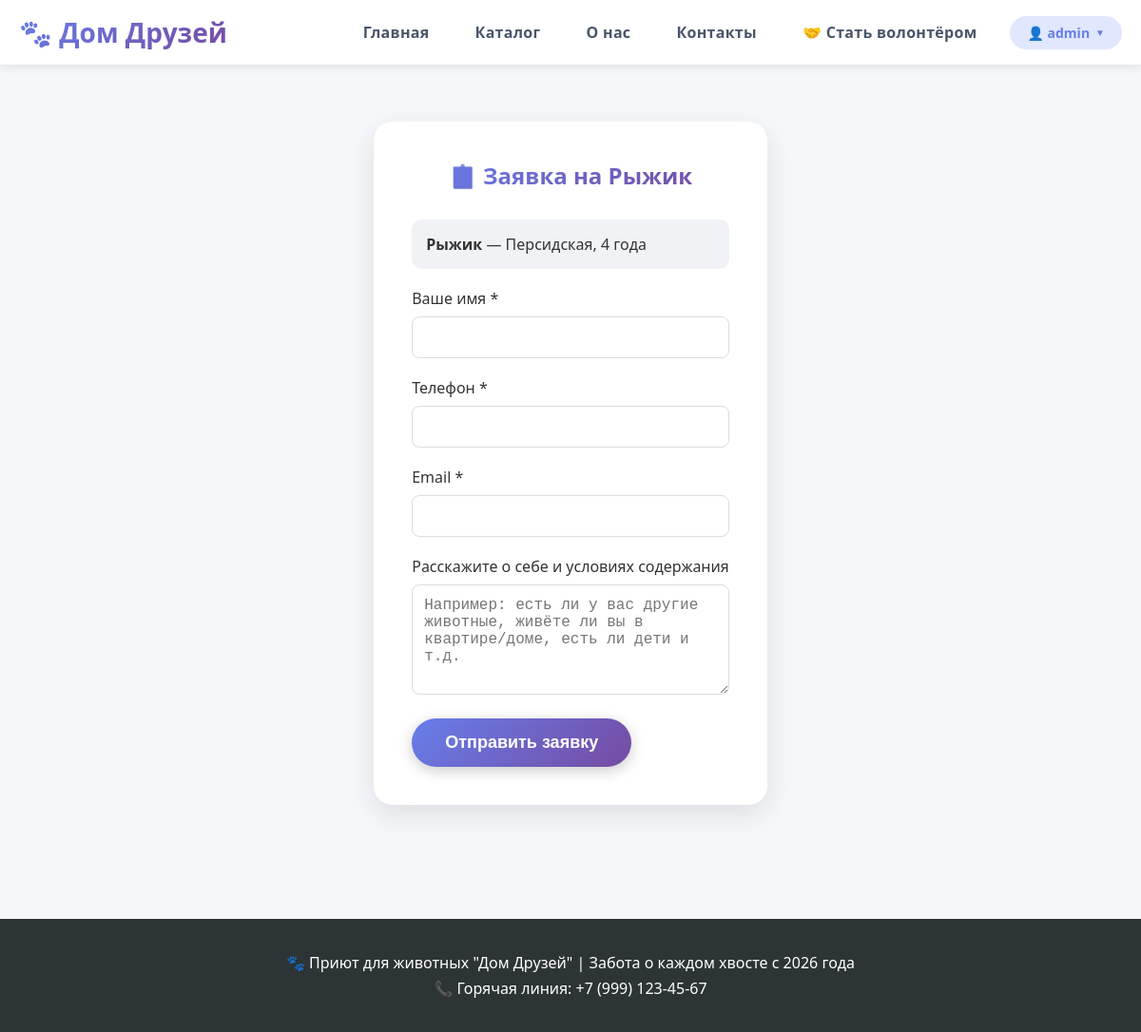
The app's page /apply/4 (signed in) with its own data.
### tables this page shows
CREATE TABLE animals (
        id INTEGER PRIMARY KEY AUTOINCREMENT,
        name TEXT NOT NULL,
        type TEXT NOT NULL,
        breed TEXT,
        age TEXT,
        description TEXT,
        photo TEXT,
        status TEXT DEFAULT 'available',
        created_at TIMESTAMP DEFAULT CURRENT_TIMESTAMP
    );

### app.py (the view, shortened to what this page needs)
@app.route('/apply/<int:animal_id>', methods=['GET', 'POST'])
@login_required
def apply(animal_id):
    conn = get_db_connection()
    cur = conn.cursor()
    if USE_POSTGRES:
        cur.execute("SELECT * FROM animals WHERE id = %s", (animal_id,))
    else:
        cur.execute("SELECT * FROM animals WHERE id = ?", (animal_id,))
    animal = cur.fetchone()
    cur.close()
    conn.close()
    return render_template('apply.html', animal=animal)

### app.py (called while the page is built)
def get_db_connection():
    if USE_POSTGRES:
        conn = psycopg2.connect(DATABASE_URL, cursor_factory=RealDictCursor)
        return conn
    else:
        conn = sqlite3.connect('shelter.db')
        conn.row_factory = sqlite3.Row
        return conn

def login_required(f):
    @wraps(f)
    def decorated_function(*args, **kwargs):
        if 'user_id' not in session:
            flash('Пожалуйста, авторизуйтесь', 'warning')
            return redirect(url_for('login'))
        return f(*args, **kwargs)
    return decorated_function

### templates/apply.html (shortened to what this page needs)
{% extends "base.html" %}
{% block content %}
<section class="auth-form">
    <div class="container">
        <div class="form-container">
            <h2>📋 Заявка на {{ animal[1] }}</h2>
            <div style="background: #f0f2f5; padding: 15px; border-radius: 10px; margin-bottom: 20px;">
                <p><strong> {{ animal[1] }}</strong> — {{ animal[3] }}, {{ animal[4] }}</p>
            </div>
            <form method="POST">
                <div class="form-group">
                    <label>Ваше имя *</label>
                    <input type="text" name="user_name" required>
                </div>
                <div class="form-group">
                    <label>Телефон *</label>
                    <input type="tel" name="user_phone" required>
                </div>
                <div class="form-group">
                    <label>Email *</label>
                    <input type="email" name="user_email" required>
                </div>
                <div class="form-group">
                    <label>Расскажите о себе и условиях содержания</label>
                    <textarea name="message" rows="5" placeholder="Например: есть ли у вас другие животные, живёте ли вы в квартире/доме, есть ли дети и т.д."></textarea>
                </div>
                <button type="submit" class="btn-primary">Отправить заявку</button>
            </form>
        </div>
    </div>
</section>
{% endblock %}

### static/css/style.css (style rules this page uses)
* { margin: 0; padding: 0; box-sizing: border-box; }
body { font-family: 'Segoe UI', Tahoma, Geneva, Verdana, sans-serif; background: #f5f7fa; min-height: 100vh; color: #333; }
.container { max-width: 1200px; margin: 0 auto; padding: 0 20px; }
.auth-form, .admin-form { padding: 60px 0; min-height: 70vh; display: flex; align-items: center; }
.form-container { max-width: 500px; margin: 0 auto; background: white; padding: 40px; border-radius: 20px; box-shadow: 0 10px 30px rgba(0,0,0,0.1); }
.form-container h2 { text-align: center; margin-bottom: 30px; background: linear-gradient(135deg, #667eea 0%, #764ba2 100%); -webkit-background-clip: text; -webkit-text-fill-color: transparent; background-clip: text; }
.form-group { margin-bottom: 20px; }
.form-group label { display: block; margin-bottom: 8px; font-weight: 500; color: #333; }
.form-group input, .form-group select, .form-group textarea { width: 100%; padding: 12px; border: 1px solid #ddd; border-radius: 8px; font-size: 16px; transition: 0.3s; }
.btn-primary { display: inline-block; background: linear-gradient(135deg, #667eea 0%, #764ba2 100%); color: white; padding: 15px 35px; border-radius: 50px; text-decoration: none; font-weight: bold; font-size: 18px; transition: 0.3s; border: none; cursor: pointer; box-shadow: 0 4px 15px rgba(0,0,0,0.2); }

### records on screen
animals: name "Рыжик", breed "Персидская", age "4 года"

### other values on screen
{{ session.username }} "admin"
